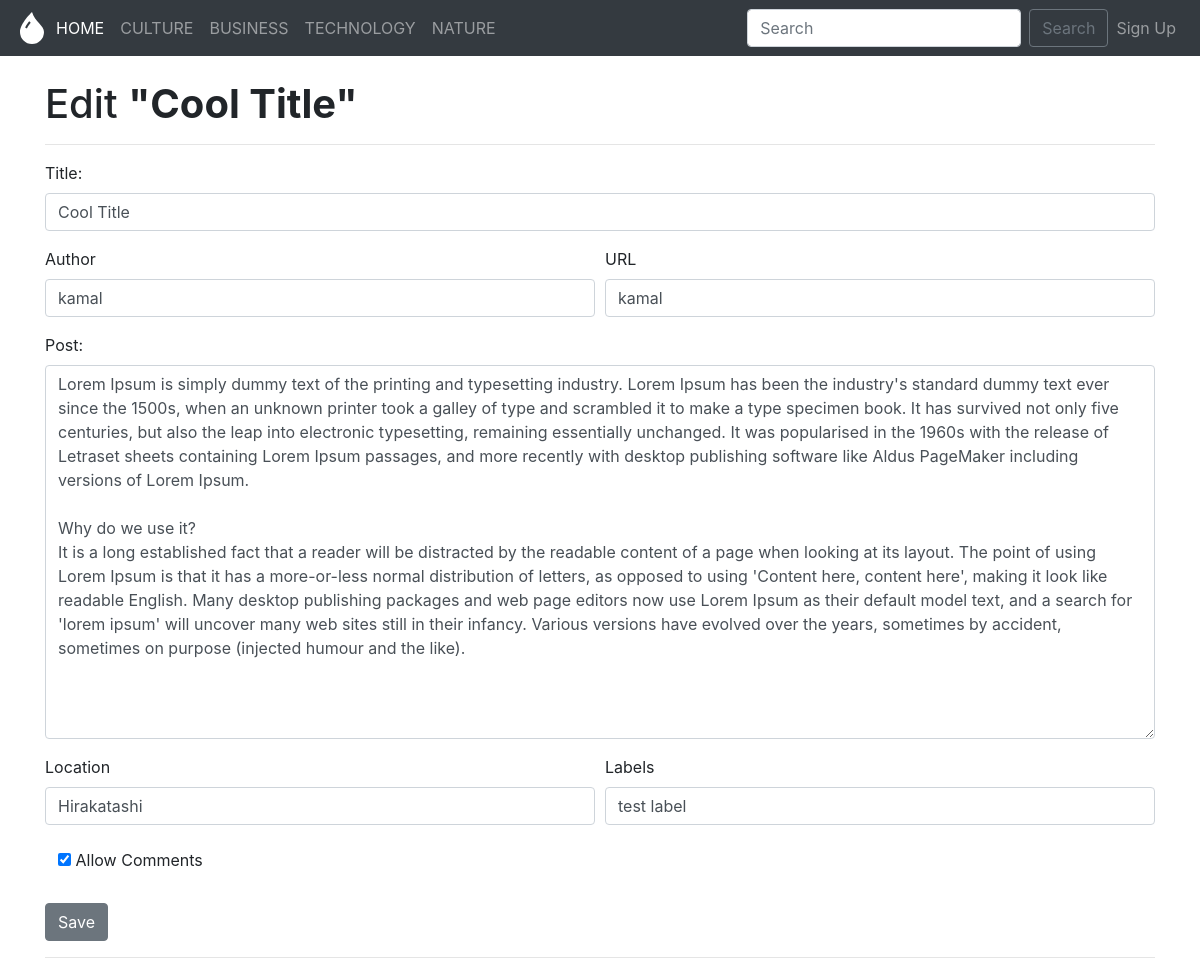
Page /posts/edit/2 on the committed database.
### app.py (models this page shows, shortened)
class Articles(db.Model):
    id = db.Column(db.Integer, primary_key=True)
    title = db.Column(db.String(100), nullable=False)
    content = db.Column(db.Text, nullable=False)
    author = db.Column(db.String(20), nullable=False, default='N/A')
    url = db.Column(db.String(200), nullable=True)
    location = db.Column(db.String(100), nullable=True)
    labels = db.Column(db.String(200), nullable=True)
    allow_comments = db.Column(db.Boolean, nullable=True, default=False)
    created_at = db.Column(db.DateTime, nullable=False, default=datetime.utcnow)
    updated_at = db.Column(db.DateTime, nullable=False, default=datetime.utcnow)

### app.py (the view)
@app.route('/posts/edit/<int:id>', methods=['GET', 'POST'])
def edit(id):
    post = Articles.query.get_or_404(id)
    if request.method == 'POST':
        post.title = request.form['title']
        post.content = request.form['content']
        post.author = request.form['author']
        post.url = request.form['url']
        post.location = request.form['location']
        post.labels = request.form['labels']
        post.allow_comments = int(request.form['allow_comments'])
        db.session.commit()
        return redirect('/posts')
    else:
        return render_template('edit.htm', post=post)

### templates/edit.htm (shortened to what this page needs)
{% extends 'base.htm' %}
{% block body %}
<br>
    <h1>Edit <b>"{{post.title}}"</b></h1>
    <hr>
    <form action='/posts/edit/{{post.id}}' method='POST'>
        <div class="form-group">
            <label for="title">Title:</label>
            <input value="{{post.title}}" class="form-control" type="text" name="title" id="title">
        </div>
        <div class="form-row">
            <div class="col-md-6 mb-3">
              <label for="author">Author</label>
              <input type="text" class="form-control" id="author" value="{{post.author}}" required name="author">
            </div>
            <div class="col-md-6 mb-3">
              <label for="url">URL</label>
              <input type="text" class="form-control" id="url" value="{{post.author}}" name="url">
            </div>
          </div>
        <div class="form-group">
            <label for="title">Post:</label>
            <textarea class="form-control" rows="15" name="content" id="content">{{post.content}}</textarea>
        </div>
        <div class="form-row">
            <div class="col-md-6 mb-3">
              <label for="location">Location</label>
              <input type="text" class="form-control" id="author" value="{{post.location}}" required name="location">
            </div>
            <div class="col-md-6 mb-3">
              <label for="labels">Labels</label>
              <input type="text" class="form-control" id="url" value="{{post.labels}}" name="labels">
            </div>
          </div>
          <div class="form-group">
            <div class="btn-group" data-toggle="buttons">
                {% if post.allow_comments==True %}
                <label class="btn btn-default active">
                    <input type="checkbox" checked="checked" name="allow_comments" value="1"> Allow Comments
                </label>
                {% else %}
                <label class="btn btn-default active">
                    <input type="checkbox" name="allow_comments" value="0"> Allow Comments
                </label>
                {% endif %}
            </div>
          </div>
        <div class="form-group">
            <button class="btn btn-secondary" type="submit">Save</button>
        </div>
    </form>
    <hr>
{% endblock %}

### rows in the picture
Articles: title "Cool Title", author "kamal", url "kamal", content "Lorem Ipsum is simply dummy text of the printing and typesetting industry. Lorem Ipsum has been the industry's standard dummy text ever since the 1500s, when an unknown printer took a galley of type and scrambled it to make a type specimen book. It has survived not only five centuries, but also the leap into electronic typesetting, remaining essentially unchanged. It was popularised in the 1960s with the release of Letraset sheets containing Lorem Ipsum passages, and more recently with desktop publishing software like Aldus PageMaker including versions of Lorem Ipsum. Why do we use it? It is a long established fact that a reader will be distracted by the readable content of a page when…", location "Hirakatashi", labels "test label"
